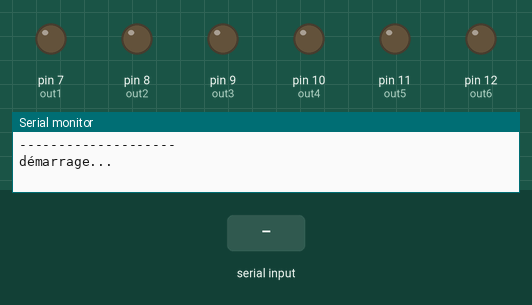
Recording of a sketch running on a simulated Arduino Uno, built with avr-gcc and run on an emulated ATmega328P. Shown: output pins drawn as LEDs (lit = HIGH), the last lines printed to the serial monitor. Inputs (shaded band) come from the test bench.

Above: at 1.2 s.
1.3 s: "chamb1ON\n" received over the second serial link
At 3.3 s:
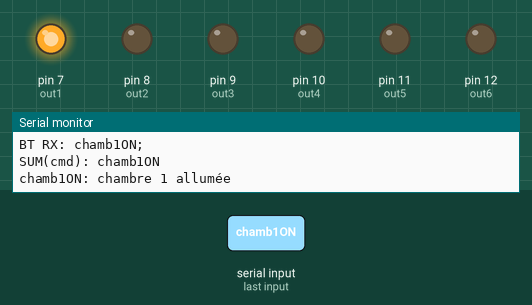
3.8 s: "chamb1OF\n" received over the second serial link
At 5.3 s:
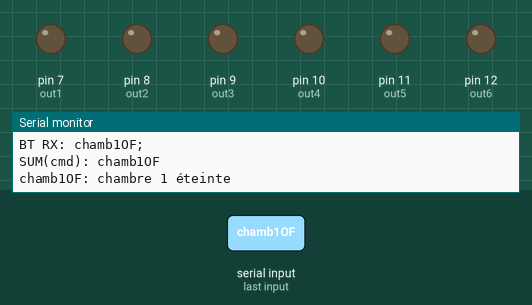
Timing chart, 0 to 6.8 s (numbered marks = the images above; inputs shaded):
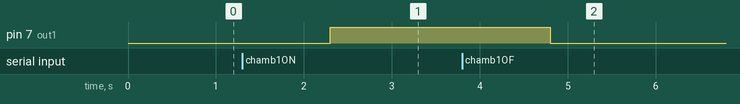

Measured:
- after the input at 1.3 s, pin 7 (out1): LOW → HIGH after 1.0 s
- after the input at 3.8 s, pin 7 (out1): HIGH → LOW after 1.0 s

The sketch:

richard_bt.ino
```cpp
#include <SoftwareSerial.h>

int out1 = 7;
int out2 = 8;
int out3 = 9;
int out4 = 10;
int out5 = 11;
int out6 = 12;


String cmd1;
String cmd2;
String cmd3;
String cmd4;

String cmd = "";
SoftwareSerial bt(2, 3);
void setup() {
  bt.begin(9600);
  Serial.begin(9600);
  pinMode(out1, OUTPUT);
  pinMode(out2, OUTPUT);
  pinMode(out3, OUTPUT);
  pinMode(out4, OUTPUT);
  pinMode(out5, OUTPUT);
  pinMode(out6, OUTPUT);
  Serial.println("\n\n--------------------\ndémarrage...");
}

void loop() {
  while (bt.available() > 0) {
    cmd = bt.readString();
    cmd.replace(" ",";");
    cmd.replace("\n", ";");

    cmd1 = cmd.substring(0, 8);
    cmd2 = cmd.substring(10, 18);
    cmd3 = cmd.substring(20, 28);
    cmd4 = cmd.substring(30, 38);
    Serial.print("\nBT RX: "+cmd);
    if (cmd != "") {
     // Serial.println(cmdWord+"\n"+cmdRoom+"\n"+cmdDevice+"\n");

Serial.println("\n\nSUM(cmd): "+cmd1+cmd2+cmd3+cmd4);
    if(cmd1.equals("chamb1ON")){
      digitalWrite(out1, HIGH);
      Serial.println(cmd1+": chambre 1 allumée\n");
    }
     if(cmd1.equals("chamb1OF")){
      digitalWrite(out1, LOW);
      Serial.println(cmd1+": chambre 1 éteinte\n");
    }

    if(cmd2.equals("chamb2ON")){
      digitalWrite(out2, HIGH);
      Serial.println(cmd2+": chambre 2 allumée\n");
    }
     if(cmd2.equals("chamb2OF")){
      digitalWrite(out2, LOW);

      Serial.println(cmd2+": chambre 2 éteinte\n");
    }


    if(cmd3.equals("salon1ON")){
      digitalWrite(out3, HIGH);
      Serial.println(cmd3+": salon 1 allumée\n");
    }
     if(cmd3.equals("salon1OF")){
      digitalWrite(out3, LOW);
      Serial.println(cmd3+": salon 1 éteinte\n");
    }

    if(cmd4.equals("salon2ON")){
      digitalWrite(out4, HIGH);
      Serial.println(cmd4+": salon 2 allumée\n");
    }
     if(cmd4.equals("salon2OF")){
      digitalWrite(out4, LOW);
      Serial.println(cmd4+": salon 2 éteinte\n");
    }


    }
    }
    }
```
